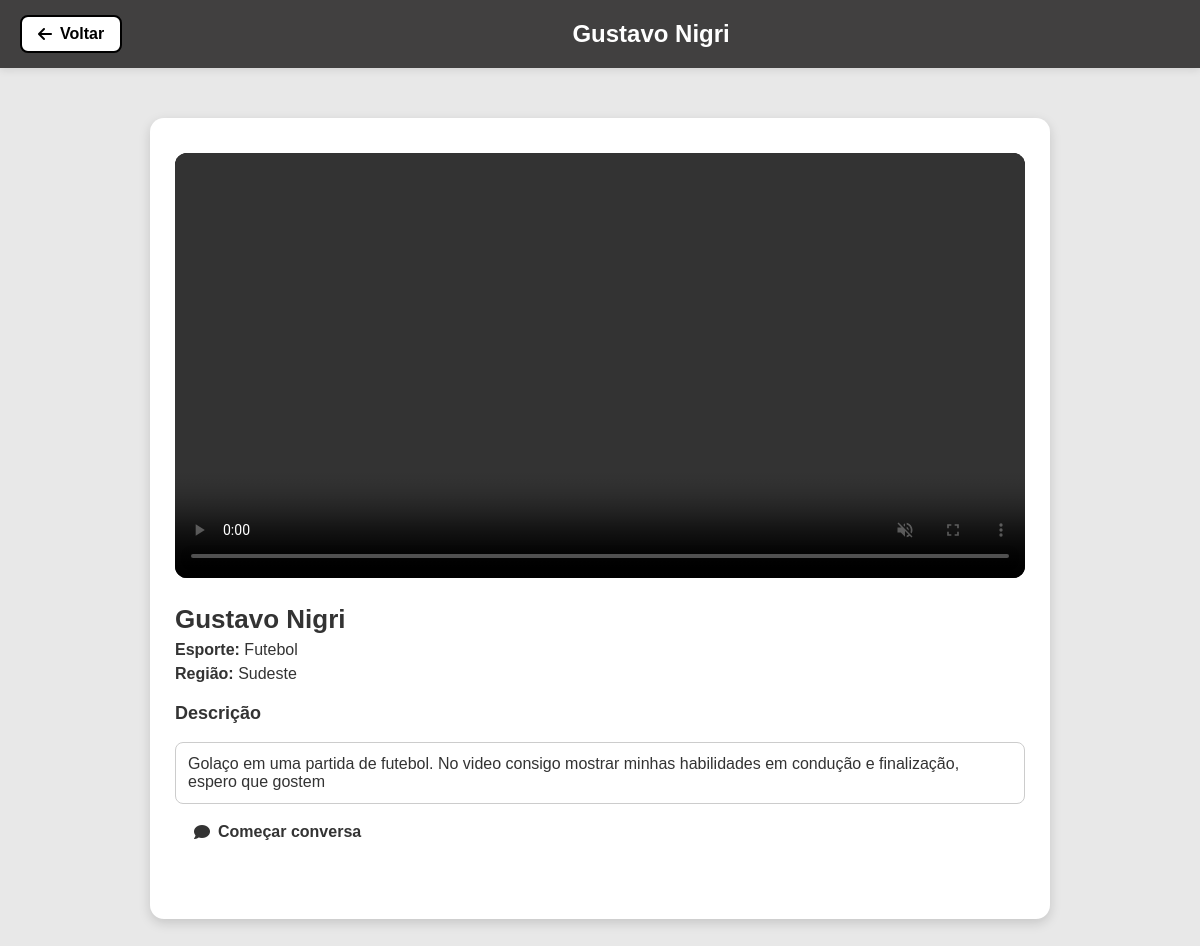
Page /card/4/ on the committed database.
### main/models.py (models this page shows, shortened)
class Video(models.Model):
    nome = models.CharField(max_length=100)
    esporte = models.CharField(max_length=50)
    regiao = models.CharField(max_length=50)
    descricao = models.TextField()
    arquivo = models.FileField(upload_to='videos/')
    criado_em = models.DateTimeField(auto_now_add=True)

### main/views.py (the view)
# urls.py: path("card/<int:id>/", views.card, name="card"),
def card(request, id):
    video = get_object_or_404(Video, id=id)
    return render(request, "main/card.html", {"video": video})

### main/templates/main/card.html (shortened to what this page needs)
{% load static %}
<!DOCTYPE html>
<html lang="pt-br" data-theme="light">
<head>
<link rel="stylesheet" href="{% static 'css/tema.css' %}">
<link rel="stylesheet" href="{% static 'css/card.css' %}">
<link rel="stylesheet" href="https://cdnjs.cloudflare.com/ajax/libs/font-awesome/6.5.1/css/all.min.css">
</head>
<body>
<header>
    <a href="{% url 'paginaPrincipal' %}" class="header-back-btn">
        <i class="fa-solid fa-arrow-left"></i> Voltar
    </a>
    <h1>{{ video.nome }}</h1>
</header>
<div class="container">
    <div class="card-detalhe">
        <div class="video-wrapper">
            <video id="meuVideo" controls muted>
                <source src="{{ video.arquivo.url }}" type="video/mp4">
            </video>
        </div>
        <div class="info-wrapper">
            <h2>{{ video.nome }}</h2>
            <p><strong>Esporte:</strong> {{ video.esporte }}</p>
            <p><strong>Região:</strong> {{ video.regiao }}</p>
            <h3>Descrição</h3>
            <p class="descricao">{{ video.descricao }}</p>
            <a href="{% url 'conversa' video.id %}" class="chat-btn-detalhe btn-as-link">
                <i class="fa-solid fa-comment"></i> Começar conversa
            </a>
        </div>
    </div>
</div>
</body>
</html>

### main/static/css/tema.css (style rules this page uses)
:root { --bg: #e8e8e8; --text: #333; --header-bg: #414040; --header-text: #ffffff; --card-bg: #ffffff; --input-bg: #ffffff; --input-text: #333; --border: #ccc; --button-bg: #000000; --button-bg-hover: #222222; --button-text: #ffffff; }
body { background: var(--bg); color: var(--text); }
header { background: var(--header-bg) !important; color: var(--header-text) !important; }

### main/static/css/card.css (style rules this page uses)
body { background: var(--bg); color: var(--text); font-family: 'Poppins', sans-serif; margin: 0; padding: 0; }
header { width: 100%; padding: 15px 20px; background: var(--header-bg); display: flex; align-items: center; justify-content: space-between; box-shadow: 0 2px 8px rgba(0,0,0,0.1); position: sticky; top: 0; z-index: 1000; box-sizing: border-box; }
header h1 { flex: 1; margin: 0; font-size: 24px; font-weight: 600; text-align: center; }
[data-theme="light"] .header-back-btn { background: white; color: black; border: 2px solid black; }
.header-back-btn { padding: 8px 16px; font-weight: 600; font-size: 16px; text-decoration: none; border-radius: 8px; cursor: pointer; display: flex; align-items: center; gap: 8px; transition: 0.3s; white-space: nowrap; }
.container { max-width: 900px; margin: 30px auto 10px auto; padding: 20px; }
.card-detalhe { background: var(--card-bg); color: var(--card-text); border-radius: 14px; box-shadow: 0 4px 12px rgba(0,0,0,0.15); padding: 35px 25px 25px 25px; }
.video-wrapper video { width: 100%; max-height: 430px; border-radius: 12px; object-fit: cover; background: black; }
.info-wrapper { padding-bottom: 40px; }
.info-wrapper h2 { font-size: 26px; font-weight: 600; margin-bottom: 5px; }
.info-wrapper h3 { margin-top: 20px; font-size: 18px; }
.info-wrapper p { margin: 6px 0; font-size: 16px; }
.descricao { background: var(--input-bg); padding: 12px; border-radius: 8px; border: 1px solid var(--border); margin-bottom: 60px; }
.chat-btn-detalhe { margin-top: 0; padding: 12px 18px; border-radius: 12px; font-weight: 600; text-decoration: none; background: rgba(255, 255, 255, 0.12); border: 1px solid rgba(255,255,255,0.25); backdrop-filter: blur(10px); -webkit-backdrop-filter: blur(10px); color: var(--text); cursor: pointer; transition: 0.2s ease; display: inline-flex; align-items: center; justify-content: center; gap: 8px; white-space: nowrap; }

### rows in the picture
Video: nome "Gustavo Nigri", esporte "Futebol", regiao "Sudeste", descricao "Golaço em uma partida de futebol. No video consigo mostrar minhas habilidades em condução e finalização, espero que gostem"
